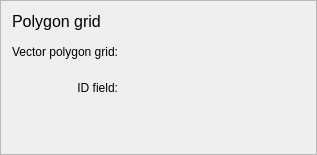
    <widget class="QFrame" name="frame_5">
     <property name="frameShape">
      <enum>QFrame::StyledPanel</enum>
     </property>
     <property name="frameShadow">
      <enum>QFrame::Raised</enum>
     </property>
     <layout class="QGridLayout" name="gridLayout">
      <item row="0" column="0" colspan="3">
       <widget class="QLabel" name="label_17">
        <property name="text">
         <string>&lt;!DOCTYPE HTML PUBLIC &quot;-//W3C//DTD HTML 4.0//EN&quot; &quot;http://www.w3.org/TR/REC-html40/strict.dtd&quot;&gt;
&lt;html&gt;&lt;head&gt;&lt;meta name=&quot;qrichtext&quot; content=&quot;1&quot; /&gt;&lt;style type=&quot;text/css&quot;&gt;
p, li { white-space: pre-wrap; }
&lt;/style&gt;&lt;/head&gt;&lt;body style=&quot; font-family:'MS Shell Dlg 2'; font-size:8pt; font-weight:400; font-style:normal;&quot;&gt;
&lt;p style=&quot; margin-top:0px; margin-bottom:0px; margin-left:0px; margin-right:0px; -qt-block-indent:0; text-indent:0px;&quot;&gt;&lt;span style=&quot; font-size:12pt;&quot;&gt;Polygon grid&lt;/span&gt;&lt;/p&gt;&lt;/body&gt;&lt;/html&gt;</string>
        </property>
       </widget>
      </item>
      <item row="2" column="0">
       <widget class="QLabel" name="label">
        <property name="text">
         <string>Vector polygon grid:</string>
        </property>
        <property name="alignment">
         <set>Qt::AlignRight|Qt::AlignTrailing|Qt::AlignVCenter</set>
        </property>
       </widget>
      </item>
      <item row="5" column="0">
       <spacer name="verticalSpacer_9">
        <property name="orientation">
         <enum>Qt::Vertical</enum>
        </property>
        <property name="sizeHint" stdset="0">
         <size>
          <width>20</width>
          <height>40</height>
         </size>
        </property>
       </spacer>
      </item>
      <item row="2" column="1">
       <widget class="QWidget" name="widgetPolygonLayer" native="true">
        <property name="minimumSize">
         <size>
          <width>175</width>
          <height>30</height>
         </size>
        </property>
        <property name="layoutDirection">
         <enum>Qt::LeftToRight</enum>
        </property>
        <layout class="QGridLayout" name="gridLayout_13"/>
       </widget>
      </item>
      <item row="3" column="1">
       <widget class="QWidget" name="widgetPolyField" native="true">
        <property name="sizePolicy">
         <sizepolicy hsizetype="Preferred" vsizetype="Preferred">
          <horstretch>0</horstretch>
          <verstretch>0</verstretch>
         </sizepolicy>
        </property>
        <property name="minimumSize">
         <size>
          <width>125</width>
          <height>30</height>
         </size>
        </property>
        <property name="layoutDirection">
         <enum>Qt::LeftToRight</enum>
        </property>
        <layout class="QGridLayout" name="gridLayout_14"/>
       </widget>
      </item>
      <item row="3" column="0">
       <widget class="QLabel" name="label_5">
        <property name="text">
         <string>ID field:</string>
        </property>
        <property name="alignment">
         <set>Qt::AlignRight|Qt::AlignTrailing|Qt::AlignVCenter</set>
        </property>
       </widget>
      </item>
     </layout>
    </widget>
